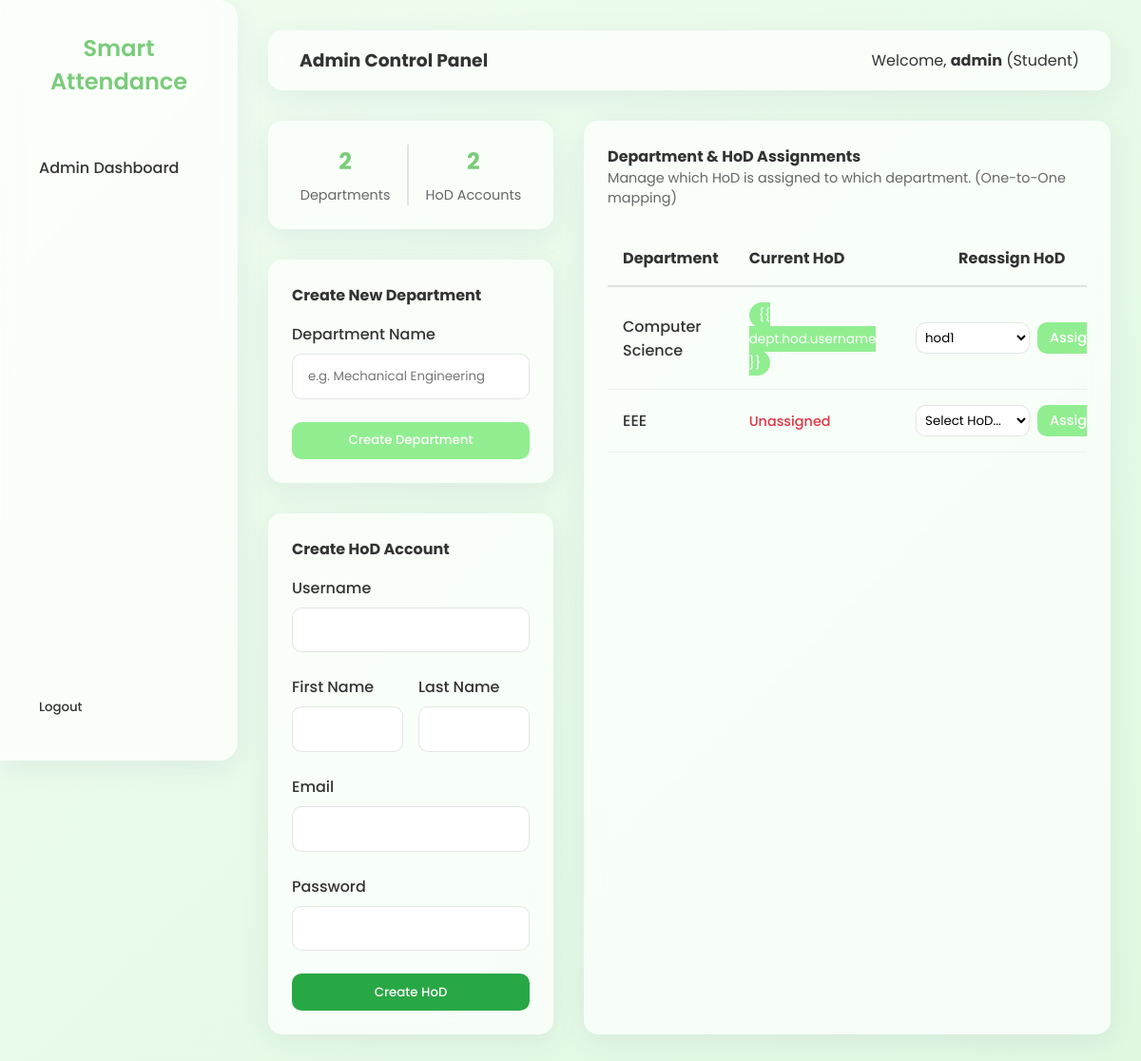
/admin-dashboard/ (signed in), run on the app's committed database.
### accounts/models.py (models this page shows, shortened)
class User(AbstractUser):
    ROLE_CHOICES = (
        ('ADMIN', 'Admin'),
        ('HOD', 'HoD'),
        ('STAFF', 'Staff'),
        ('STUDENT', 'Student'),
    )
    role = models.CharField(max_length=10, choices=ROLE_CHOICES, default='STUDENT')
    def is_admin(self):
        return self.role == 'ADMIN' or self.is_superuser

### core/models.py (models this page shows, shortened)
class Department(models.Model):
    name = models.CharField(max_length=100, unique=True)
    hod = models.OneToOneField(
        settings.AUTH_USER_MODEL,
        on_delete=models.CASCADE,
        limit_choices_to={'role': 'HOD'},
        null=True,
        blank=True
    )

### dashboard/views.py (the view)
# urls.py: path('admin-dashboard/', views.admin_dashboard, name='admin_dashboard'),
@login_required
@admin_required()
def admin_dashboard(request):
    departments = Department.objects.all()
    hods = User.objects.filter(role='HOD')
    total_departments = departments.count()
    total_hods = hods.count()
    context = {
        'departments': departments,
        'hods': hods,
        'total_departments': total_departments,
        'total_hods': total_hods
    }
    return render(request, 'dashboard/admin_dashboard.html', context)

### templates/dashboard/admin_dashboard.html (shortened to what this page needs)
{% extends 'base.html' %}
{% block page_title %}Admin Control Panel{% endblock %}
{% block content %}
<div class="row" style="display: flex; gap: 2rem; flex-wrap: wrap;">
    <div style="flex: 1; min-width: 300px; display: flex; flex-direction: column; gap: 2rem;">
        <div class="glass-card"
            style="padding: 1.5rem; border-radius: 15px; display: flex; justify-content: space-around; text-align: center;">
            <div>
                <h2 style="color: var(--primary-dark); margin-bottom: 0.5rem;">{{ total_departments }}</h2>
                <p style="color: #666; font-size: 0.9rem;">Departments</p>
            </div>
            <div style="border-left: 2px solid rgba(0,0,0,0.1);"></div>
            <div>
                <h2 style="color: var(--primary-dark); margin-bottom: 0.5rem;">{{ total_hods }}</h2>
                <p style="color: #666; font-size: 0.9rem;">HoD Accounts</p>
            </div>
        </div>
        <div class="glass-card" style="padding: 1.5rem; border-radius: 15px;">
            <h4>Create New Department</h4>
            <form method="post" action="{% url 'create_department' %}" style="margin-top: 1rem;">
                <div class="form-group">
                    <label>Department Name</label>
                    <input type="text" name="name" class="form-control" placeholder="e.g. Mechanical Engineering"
                        required>
                </div>
                <button type="submit" class="btn" style="width: 100%;">Create Department</button>
            </form>
        </div>
        <div class="glass-card" style="padding: 1.5rem; border-radius: 15px;">
            <h4>Create HoD Account</h4>
            <form method="post" action="{% url 'create_hod' %}" style="margin-top: 1rem;">
                <div class="form-group">
                    <label>Username</label>
                    <input type="text" name="username" class="form-control" required>
                </div>
                <div style="display: flex; gap: 1rem;">
                    <div class="form-group" style="flex: 1;">
                        <label>First Name</label>
                        <input type="text" name="first_name" class="form-control">
                    </div>
                    <div class="form-group" style="flex: 1;">
                        <label>Last Name</label>
                        <input type="text" name="last_name" class="form-control">
                    </div>
                </div>
                <div class="form-group">
                    <label>Email</label>
                    <input type="email" name="email" class="form-control">
                </div>
                <div class="form-group">
                    <label>Password</label>
                    <input type="password" name="password" class="form-control" required minlength="4">
                </div>
                <button type="submit" class="btn" style="width: 100%; background: #28a745;">Create HoD</button>
            </form>
        </div>
    </div>
    <div class="glass-card" style="flex: 2; min-width: 400px; border-radius: 15px; padding: 1.5rem;">
        <h4>Department & HoD Assignments</h4>
        <p style="color: #666; font-size: 0.9rem; margin-bottom: 1.5rem;">Manage which HoD is assigned to which
            department. (One-to-One mapping)</p>
        <div style="overflow-x: auto;">
            <table style="width: 100%; border-collapse: collapse; text-align: left;">
                <thead>
                    <tr style="border-bottom: 2px solid rgba(0,0,0,0.1);">
                        <th style="padding: 1rem;">Department</th>
                        <th style="padding: 1rem;">Current HoD</th>
                        <th style="padding: 1rem; text-align: center;">Reassign HoD</th>
                    </tr>
                </thead>
                <tbody>
                    {% for dept in departments %}
                    <tr class="table-row">
                        <td style="padding: 1rem; font-weight: 500;">
                            {{ dept.name }}
                        </td>
                        <td style="padding: 1rem;">
                            {% if dept.hod %}
                            <span
                                style="background: var(--primary-color); color: white; padding: 4px 10px; border-radius: 20px; font-size: 0.85rem;">{{
                                dept.hod.username }}</span>
                            {% else %}
                            <span style="color: #dc3545; font-weight: 500; font-size: 0.9rem;">Unassigned</span>
                            {% endif %}
                        </td>
                        <td style="padding: 1rem; text-align: center;">
                            <form method="post" action="{% url 'assign_hod' %}"
                                style="display: flex; gap: 0.5rem; justify-content: center;">
                                <select name="hod_id" class="form-control"
                                    style="width: auto; min-width: 120px; padding: 0.3rem;" required>
                                    <option value="" disabled selected>Select HoD...</option>
                                    {% for h in hods %}
                                    <option value="{{ h.id }}" {% if dept.hod and dept.hod.id == h.id %}selected{% endif %}>{{ h.username }}</option>
                                    {% endfor %}
                                </select>
                                <button type="submit" class="btn"
                                    style="padding: 0.3rem 0.8rem; font-size: 0.9rem;">Assign</button>
                            </form>
                        </td>
                    </tr>
                    {% empty %}
                    <tr>
                        <td colspan="3" style="padding: 2rem; text-align: center; color: #666;">No departments created
                            yet.</td>
                    </tr>
                    {% endfor %}
                </tbody>
            </table>
        </div>
    </div>
</div>
{% endblock %}

### templates/base.html (shortened to what this page needs)
<!DOCTYPE html>
<html lang="en">
<head>
</head>
<body>
    {% if user.is_authenticated %}
    <nav class="sidebar glass-card">
        <h2>Smart Attendance</h2>
        {% if user.role == 'ADMIN' or user.is_superuser %}
        <a href="{% url 'admin_dashboard' %}" class="nav-link">Admin Dashboard</a>
        {% elif user.role == 'HOD' %}
        <a href="{% url 'hod_dashboard' %}" class="nav-link">Dashboard</a>
        <a href="{% url 'manage_staff' %}" class="nav-link">Manage Staff</a>
        <a href="{% url 'manage_students' %}" class="nav-link">Manage Students</a>
        {% elif user.role == 'STAFF' %}
        <a href="{% url 'staff_dashboard' %}" class="nav-link">Dashboard</a>
        <a href="{% url 'staff_records' %}" class="nav-link">Records</a>
        {% elif user.role == 'STUDENT' %}
        <a href="{% url 'student_dashboard' %}" class="nav-link">Dashboard</a>
        <a href="{% url 'student_scan' %}" class="nav-link">Scan QR</a>
        {% endif %}
        <div style="flex-grow: 1;"></div>
        <form method="post" action="{% url 'logout' %}">
            <button type="submit" class="nav-link"
                style="width: 100%; text-align: left; background: none; border: none; cursor: pointer;">Logout</button>
        </form>
    </nav>
    {% endif %}
    <main class="main-content {% if not user.is_authenticated %}w-100{% endif %}" {% if not user.is_authenticated %}style="margin-left: 0; width: 100%; display: flex; justify-content: center; align-items: center;" {% endif %}>
        {% if user.is_authenticated %}
        <header class="topbar glass-card">
            <div>
                <h3 style="margin:0;">{% block page_title %}Dashboard{% endblock %}</h3>
            </div>
            <div class="user-info">
                <span>Welcome, <strong>{{ user.first_name|default:user.username }}</strong> ({{ user.get_role_display }})</span>
            </div>
        </header>
        {% endif %}
        <div class="content">
            {% block content %}
            {% endblock %}
        </div>
    </main>
</body>
</html>

### templates/base.html (style rules this page uses)
:root { --primary-color: #90EE90; --primary-dark: #7acb7a; --bg-color: #f0fdf0; --text-color: #333; --glass-bg: rgba(255, 255, 255, 0.7); --glass-border: rgba(255, 255, 255, 0.3); --glass-shadow: 0 8px 32px 0 rgba(31, 38, 135, 0.07); }
* { margin: 0; padding: 0; box-sizing: border-box; font-family: 'Poppins', sans-serif; }
body { background-color: var(--bg-color); background-image: linear-gradient(135deg, #f0fdf0 0%, #e0f8e0 100%); color: var(--text-color); min-height: 100vh; display: flex; }
.glass-card { background: var(--glass-bg); backdrop-filter: blur(10px); -webkit-backdrop-filter: blur(10px); border: 1px solid var(--glass-border); border-radius: 20px; box-shadow: var(--glass-shadow); }
.sidebar { width: 250px; height: 100vh; position: fixed; left: 0; top: 0; padding: 2rem 1rem; display: flex; flex-direction: column; gap: 1rem; border-radius: 0 20px 20px 0; z-index: 100; }
.sidebar h2 { text-align: center; color: var(--primary-dark); margin-bottom: 2rem; font-weight: 600; }
.nav-link { text-decoration: none; color: var(--text-color); padding: 0.8rem 1.5rem; border-radius: 12px; transition: all 0.3s ease; font-weight: 500; }
.main-content { flex: 1; margin-left: 250px; padding: 2rem; min-height: 100vh; width: calc(100% - 250px); }
.topbar { display: flex; justify-content: space-between; align-items: center; padding: 1rem 2rem; margin-bottom: 2rem; border-radius: 15px; }
.topbar .user-info { display: flex; align-items: center; gap: 1rem; }
.btn { background: var(--primary-color); color: white; border: none; padding: 0.6rem 1.5rem; border-radius: 10px; cursor: pointer; font-weight: 500; text-decoration: none; transition: all 0.3s ease; display: inline-block; }
.form-group { margin-bottom: 1.5rem; }
.form-group label { display: block; margin-bottom: 0.5rem; font-weight: 500; }
.form-control { width: 100%; padding: 0.8rem 1rem; border: 1px solid rgba(0, 0, 0, 0.1); border-radius: 10px; background: rgba(255, 255, 255, 0.9); font-family: inherit; transition: all 0.3s ease; }

### templates/dashboard/admin_dashboard.html (style rules this page uses)
.table-row { transition: background 0.3s ease; border-bottom: 1px solid rgba(0, 0, 0, 0.05); }

### data on the page
User: first_name "admin", role "Student"
Department: name "Computer Science", shows "{{ dept.hod.username }}", hod_id "hod1"
Department: name "EEE", shows "Unassigned"

### other printed values
{{ total_departments }} "2"
{{ total_hods }} "2"
